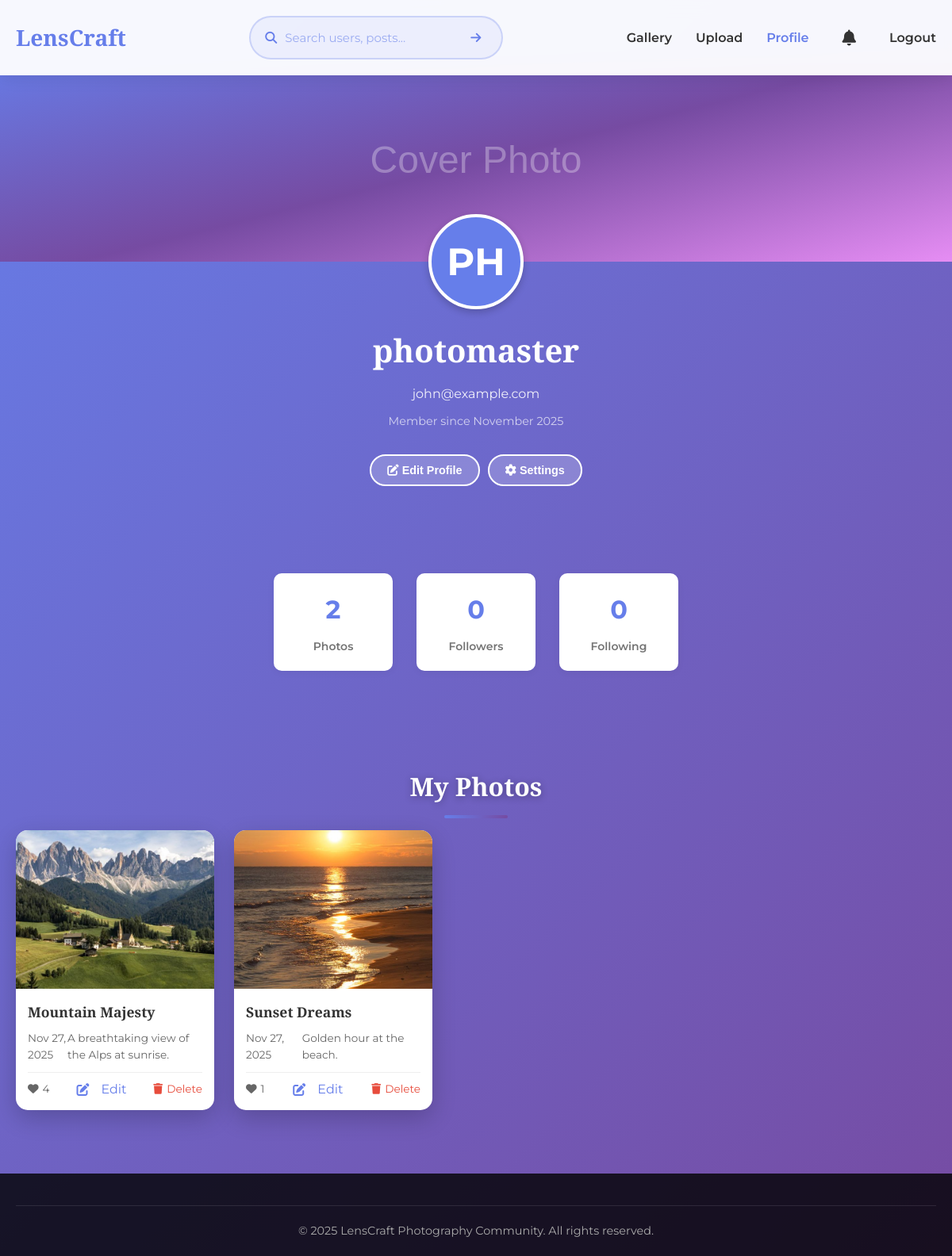
The app's page /profile.php (signed in) with its own data.
### tables this page shows
CREATE TABLE `users` (
  `id` int(11) NOT NULL,
  `username` varchar(50) NOT NULL,
  `email` varchar(100) NOT NULL,
  `password` varchar(255) NOT NULL,
  `bio` text DEFAULT NULL,
  `profile_picture` varchar(255) DEFAULT NULL,
  `profile_pic` varchar(255) DEFAULT NULL,
  `followers_count` int(11) DEFAULT 0,
  `following_count` int(11) DEFAULT 0,
  `photos_count` int(11) DEFAULT 0,
  `cover_photo` varchar(255) DEFAULT NULL,
  `instagram` varchar(100) DEFAULT NULL,
  `twitter` varchar(100) DEFAULT NULL,
  `facebook` varchar(100) DEFAULT NULL,
  `website` varchar(255) DEFAULT NULL,
  `is_profile_public` tinyint(1) DEFAULT 1,
  `show_email` tinyint(1) DEFAULT 0,
  `first_name` varchar(50) DEFAULT NULL,
  `last_name` varchar(50) DEFAULT NULL,
  `phone` varchar(20) DEFAULT NULL,
  `location` varchar(100) DEFAULT NULL,
  `birthday` date DEFAULT NULL,
  `address` varchar(255) DEFAULT NULL,
  `is_admin` tinyint(1) DEFAULT 0,
  `created_at` datetime DEFAULT current_timestamp(),
  `updated_at` timestamp NOT NULL DEFAULT current_timestamp() ON UPDATE current_timestamp(),
  `email_verified` tinyint(1) DEFAULT 0,
  `two_fa_enabled` tinyint(1) DEFAULT 0
);

CREATE TABLE `photos` (
  `id` int(11) NOT NULL,
  `user_id` int(11) NOT NULL,
  `title` varchar(100) NOT NULL,
  `description` text DEFAULT NULL,
  `image_path` varchar(255) NOT NULL,
  `uploaded_at` datetime DEFAULT current_timestamp()
);

### db_connect.php (called while the page is built, shortened)
<?php
$host = 'localhost';
$dbname = 'photography_website';
$db_username = 'root';
$db_password = '';
function getDBConnection() {
    global $host, $dbname, $db_username, $db_password;
    static $pdo = null;
    if ($pdo === null) {
        try {
            $pdo = new PDO(
                "mysql:host=$host;dbname=$dbname;charset=utf8",
                $db_username,
                $db_password
            );
            $pdo->setAttribute(PDO::ATTR_ERRMODE, PDO::ERRMODE_EXCEPTION);
            $pdo->setAttribute(PDO::ATTR_DEFAULT_FETCH_MODE, PDO::FETCH_ASSOC);
        } catch (PDOException $e) {
            error_log("Database connection failed: " . $e->getMessage());
            throw new PDOException("Unable to connect to database. Please try again later.");
        }
    }
    return $pdo;
}
?>

### settings.php (called while the page is built, shortened)
<?php
class SiteSettings {
    private $pdo;
    public function __construct() {
        $this->pdo = getDBConnection();
    }
    public function get($key, $default = null) {
        try {
            $stmt = $this->pdo->prepare("SELECT setting_value FROM settings WHERE setting_key = ?");
            $stmt->execute([$key]);
            $result = $stmt->fetch();
            return $default;
        } catch (PDOException $e) {
            return $default;
        }
    }
}
?>

### profile.php (the view, shortened to what this page needs)
<?php
require_once 'db_connect.php';
require_once 'logger.php';
require_once 'settings.php';
$user_id = $_SESSION['user_id'];
function getUserInfo($pdo, $user_id) {
    $stmt = $pdo->prepare("SELECT id, username, email, bio, profile_picture, profile_pic, cover_photo, instagram, twitter, facebook, website, is_profile_public, show_email, first_name, last_name, phone, location, followers_count, following_count, photos_count, created_at FROM users WHERE id = :user_id");
    $stmt->bindParam(':user_id', $user_id);
    $stmt->execute();
    return $stmt->fetch(PDO::FETCH_ASSOC);
}
function getUserPhotos($pdo, $user_id) {
    $stmt = $pdo->prepare("
        SELECT
            p.id,
            p.title,
            p.description,
            p.image_path,
            p.uploaded_at,
            COALESCE(l.like_count, 0) as like_count,
            COALESCE(c.comment_count, 0) as comment_count
        FROM photos p
        LEFT JOIN (
            SELECT photo_id, COUNT(*) as like_count
            FROM likes
            GROUP BY photo_id
        ) l ON p.id = l.photo_id
        LEFT JOIN (
            SELECT photo_id, COUNT(*) as comment_count
            FROM comments
            GROUP BY photo_id
        ) c ON p.id = c.photo_id
        WHERE p.user_id = :user_id
        ORDER BY p.uploaded_at DESC
    ");
    $stmt->bindParam(':user_id', $user_id);
    $stmt->execute();
    return $stmt->fetchAll(PDO::FETCH_ASSOC);
}
try {
    $pdo = getDBConnection();
    $user_info = getUserInfo($pdo, $user_id);
    $user_photos = getUserPhotos($pdo, $user_id);
} catch(PDOException $e) {
    error_log("Database error: " . $e->getMessage());
    $_SESSION['error'] = "Failed to load profile. Please try again.";
    header("Location: index.php");
    exit();
}
include 'header.php';
?>
    <link rel="stylesheet" href="https://cdnjs.cloudflare.com/ajax/libs/cropperjs/1.5.13/cropper.min.css">
    <section class="profile-header">
        <?php if ($user_info['cover_photo']): ?>
            <div class="profile-cover">
                <img src="uploads/covers/<?php echo htmlspecialchars($user_info['cover_photo']); ?>" alt="Cover Photo" class="cover-image">
            </div>
        <?php else: ?>
            <div class="profile-cover">
                <img src="assets/img/default-cover.svg" alt="Default Cover Photo" class="cover-image">
            </div>
        <?php endif; ?>
        <div class="container">
            <div class="profile-avatar-container">
                <?php if ($user_info['profile_picture']): ?>
                    <img src="uploads/profiles/<?php echo htmlspecialchars($user_info['profile_picture']); ?>" alt="Profile Picture" class="profile-avatar profile-avatar-image">
                <?php else: ?>
                    <div class="profile-avatar">
                        <?php echo strtoupper(substr($user_info['username'], 0, 2)); ?>
                    </div>
                <?php endif; ?>
            </div>
            <h1 class="profile-name"><?php echo htmlspecialchars($user_info['username']); ?></h1>
            <p class="profile-email"><?php echo htmlspecialchars($user_info['email']); ?></p>
            <p class="profile-joined">Member since <?php echo date('F Y', strtotime($user_info['created_at'])); ?></p>
            <div class="profile-buttons">
                <button class="edit-profile-btn" id="editProfileBtn">
                    <i class="fas fa-edit"></i> Edit Profile
                </button>
                <div class="settings-dropdown">
                    <button class="settings-btn" id="settingsBtn">
                        <i class="fas fa-cog"></i> Settings
                    </button>
                </div>
            </div>
        </div>
    </section>
    <section class="profile-stats">
        <div class="container">
            <div class="stats-grid">
                <div class="stat">
                    <div class="stat-value"><?php echo (int)($user_info['photos_count'] ?? 0); ?></div>
                    <div class="stat-label">Photos</div>
                </div>
                <div class="stat">
                    <div class="stat-value"><?php echo (int)($user_info['followers_count'] ?? 0); ?></div>
                    <div class="stat-label">Followers</div>
                </div>
                <div class="stat">
                    <div class="stat-value"><?php echo (int)($user_info['following_count'] ?? 0); ?></div>
                    <div class="stat-label">Following</div>
                </div>
            </div>
        </div>
    </section>
    <section class="photos-section">
        <div class="container">
            <h2 class="section-title">My Photos</h2>
            <?php if (empty($user_photos)): ?>
                <div class="no-photos">
                    <h3>You haven't uploaded any photos yet!</h3>
                    <p>Start sharing your photography with the community.</p>
                    <a href="upload.php" class="upload-link">
                        <i class="fas fa-cloud-upload-alt"></i> Upload Your First Photo
                    </a>
                </div>
            <?php else: ?>
                <div class="photos-grid">
                    <?php foreach ($user_photos as $photo): ?>
                        <div class="photo-card">
                            <div class="photo-image-container">
                                <img src="uploads/<?php echo htmlspecialchars($photo['image_path']); ?>"
                                     alt="<?php echo htmlspecialchars($photo['title']); ?>"
                                     class="photo-image">
                            </div>
                            <div class="photo-info">
                                <h3 class="photo-title"><?php echo htmlspecialchars($photo['title']); ?></h3>
                                <div class="photo-meta">
                                    <span><?php echo date('M j, Y', strtotime($photo['uploaded_at'])); ?></span>
                                    <span><?php echo strlen($photo['description']) > 50 ? substr(htmlspecialchars($photo['description']), 0, 47) . '...' : htmlspecialchars($photo['description']); ?></span>
                                </div>
                                <div class="photo-actions">
                                    <a href="like.php?id=<?php echo $photo['id']; ?>" class="action-btn">
                                        <i class="fas fa-heart"></i>
                                        <span><?php echo $photo['like_count']; ?></span>
                                    </a>
                                    <button type="button" class="action-btn edit-photo-btn" onclick="openEditPhotoModal(<?php echo $photo['id']; ?>, '<?php echo htmlspecialchars($photo['title'], ENT_QUOTES); ?>', '<?php echo htmlspecialchars($photo['description'], ENT_QUOTES); ?>')">
                                        <i class="fas fa-edit"></i>
                                        <span>Edit</span>
                                    </button>
                                    <a href="profile.php?delete_photo=<?php echo $photo['id']; ?>"
                                       class="action-btn delete-btn"
                                       onclick="return confirm('Are you sure you want to delete this photo? This action cannot be undone.');">
                                        <i class="fas fa-trash"></i>
                                        <span>Delete</span>
                                    </a>
                                </div>
                            </div>
                        </div>
                    <?php endforeach; ?>
                </div>
            <?php endif; ?>
        </div>
    </section>
    <footer>
        <div class="container">
            <div class="footer-bottom">
                <?php
                    $profile_settings = new SiteSettings();
                    $profile_site_name = $profile_settings->get('site_name', 'LensCraft');
                ?>
                <p>&copy; <?php echo date('Y'); ?> <?php echo htmlspecialchars($profile_site_name); ?> Photography Community. All rights reserved.</p>
            </div>
        </div>
    </footer>
</body>
</html>

### assets/css/style.css (style rules this page uses)
* { margin: 0; padding: 0; box-sizing: border-box; }
body { font-family: 'Montserrat', sans-serif; background: linear-gradient(135deg, #667eea 0%, #764ba2 100%); color: #333; line-height: 1.6; padding-top: 80px; }
.container { max-width: 1200px; margin: 0 auto; padding: 0 20px; }
.section-title { text-align: center; font-family: 'Playfair Display', serif; font-size: 2.5rem; color: white; margin-bottom: 60px; text-shadow: 0 2px 10px rgba(0, 0, 0, 0.3); }
.photo-card { background: white; border-radius: 15px; overflow: hidden; box-shadow: 0 10px 30px rgba(0, 0, 0, 0.2); transition: transform 0.3s ease, box-shadow 0.3s ease; }
.photo-image { width: 100%; height: 250px; object-fit: cover; }
.photo-info { padding: 20px; }
.photo-title { font-family: 'Playfair Display', serif; font-size: 1.3rem; margin-bottom: 10px; color: #333; }
.photo-meta { display: flex; justify-content: space-between; color: #666; font-size: 0.9rem; margin-bottom: 15px; }
.photo-actions { display: flex; gap: 15px; border-top: 1px solid #eee; padding-top: 15px; }
.action-btn { display: flex; align-items: center; gap: 5px; color: #666; text-decoration: none; font-size: 0.9rem; transition: color 0.3s ease; }
footer { background: rgba(0, 0, 0, 0.8); color: white; padding: 60px 0 30px; text-align: center; }
.section-title { font-family: 'Playfair Display', serif; font-size: 3rem; color: #333; text-align: center; margin-bottom: 50px; position: relative; display: inline-block; width: 100%; }
.section-title::after { content: ''; position: absolute; bottom: -15px; left: 50%; transform: translateX(-50%); width: 80px; height: 4px; background: linear-gradient(90deg, #667eea, #764ba2); border-radius: 2px; }
.footer-bottom { border-top: 1px solid rgba(255, 255, 255, 0.1); padding-top: 20px; font-size: 0.9rem; color: #aaa; }

### records on screen
users: username "PH", username "photomaster", email "john@example.com", created_at "November 2025", photos_count "2", followers_count "0", following_count "0"
photos: image_path (picture), title "Mountain Majesty", uploaded_at "Nov 27, 2025", description "A breathtaking view of the Alps at sunrise.", like_count "4"
photos: image_path (picture), title "Sunset Dreams", uploaded_at "Nov 27, 2025", description "Golden hour at the beach.", like_count "1"

### other values on screen
$site_name "LensCraft"
$profile_site_name "LensCraft"
